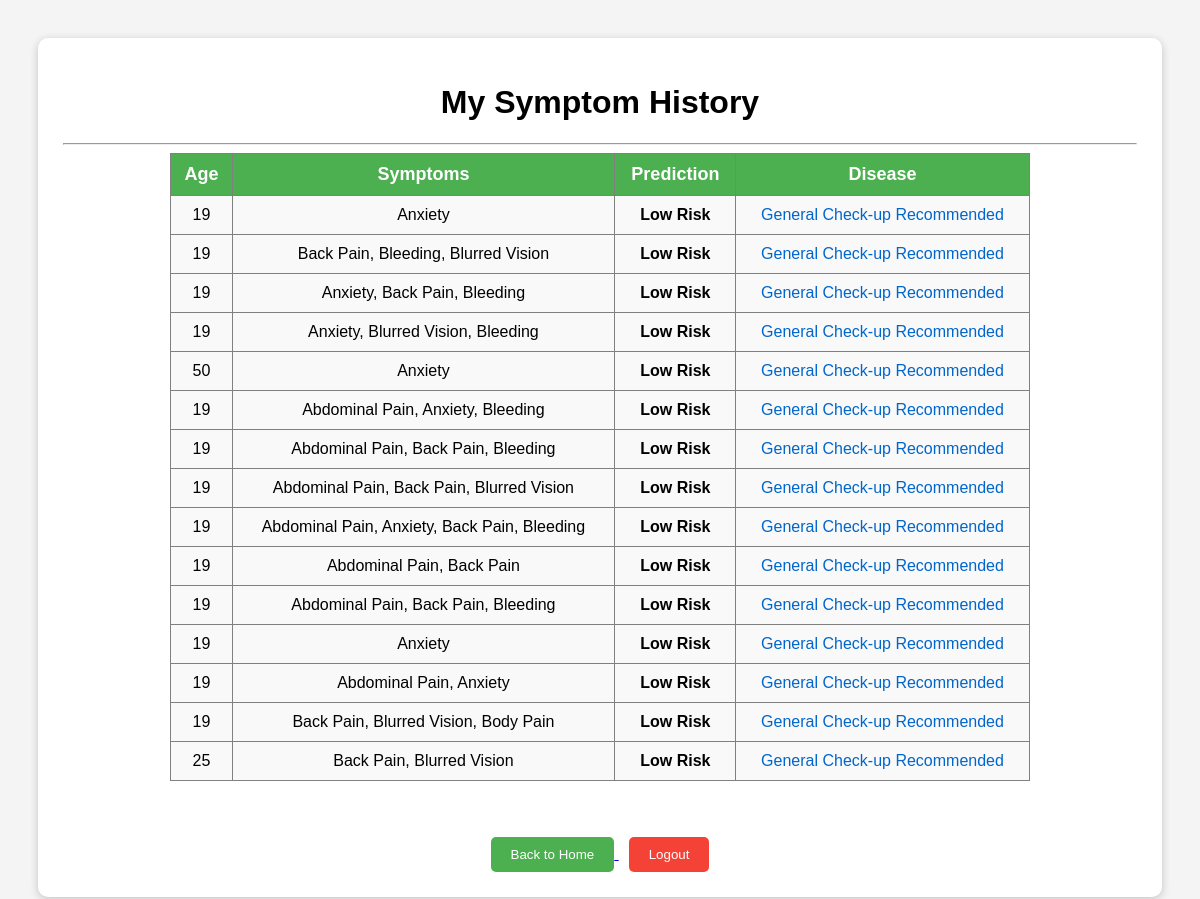
/history (signed in), run on an earlier commit of the app's database.
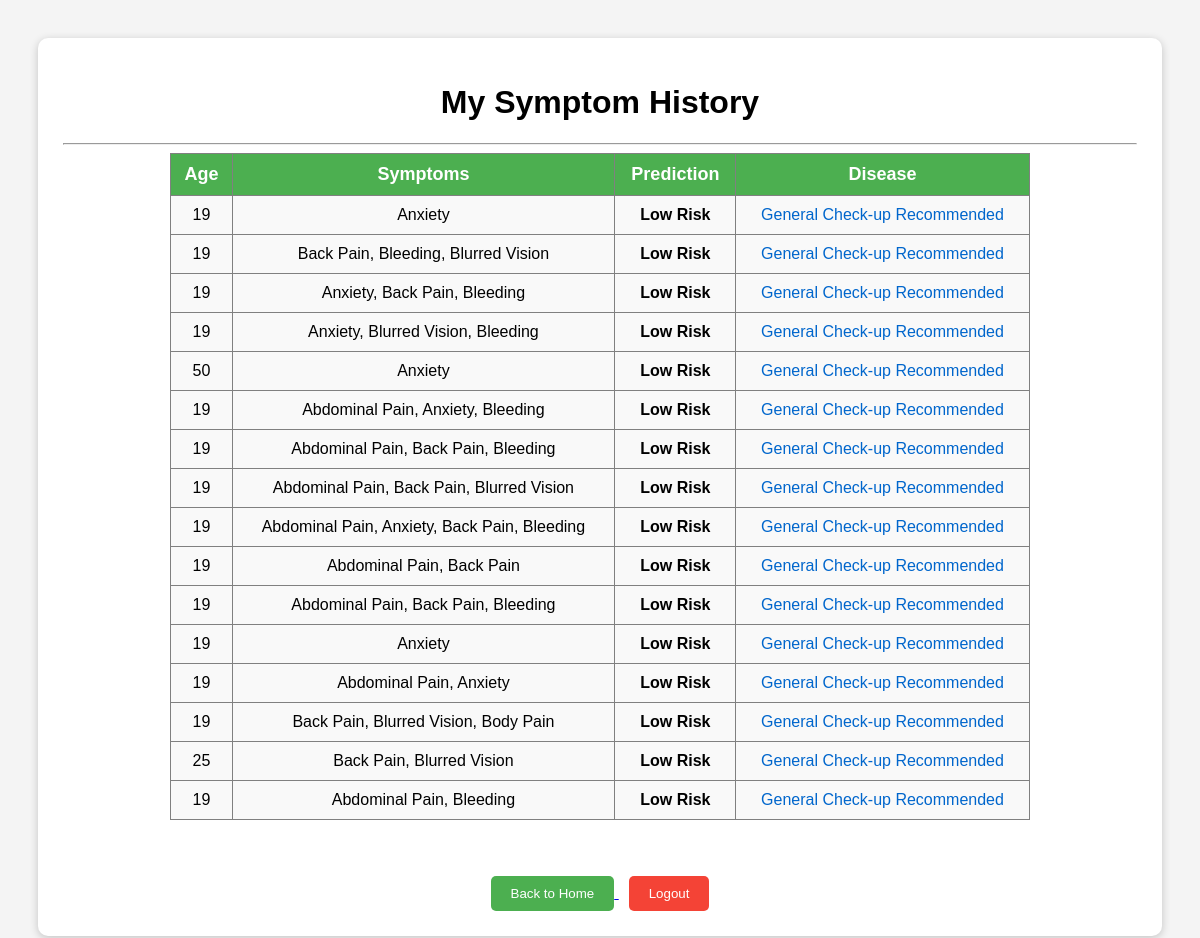
And on a later commit of the database.
### app.py (models this page shows)
class SymptomHistory(db.Model):
    __tablename__ = "symptom_history"
    id = db.Column(db.Integer, primary_key=True)
    username = db.Column(db.String(100), nullable=False)
    symptoms = db.Column(db.Text, nullable=False)
    prediction = db.Column(db.String(100), nullable=False)
    age = db.Column(db.Integer, nullable=False)
    disease = db.Column(db.String(200), nullable=False)

### app.py (the view)
@app.route("/history")
def history():
    username = session.get("username")
    if not username:
        return redirect(url_for("home"))
    history = SymptomHistory.query.filter_by(username=username).all()
    return render_template("history.html", history=history)

### templates/history.html (shortened to what this page needs)
<!DOCTYPE html>
<html>
<head>
</head>
<body style="font-family: Arial, sans-serif; padding: 30px; background-color: #f4f4f4;">
    <div style="background: white; padding: 25px; border-radius: 10px; box-shadow: 0 2px 8px rgba(0,0,0,0.2);">
<h1 style="text-align: center;">My Symptom History</h1>
<hr>
    <table border="1" cellpadding="10" cellspacing="0"
       style="margin: auto; width: 80%; border-collapse: collapse; text-align: center;">
        <tr style="background-color: #4CAF50; color: white; font-size: 18px;">
    <th>Age</th>
    <th>Symptoms</th>
    <th>Prediction</th>
    <th>Disease</th>
</tr>
        {% for record in history %}
        <tr style="background-color: #f9f9f9;">
            <td>{{ record.age }}</td>
            <td>{{ record.symptoms }}</td>
            <td><strong>{{ record.prediction }}</strong></td>
            <td style="color: #0066cc;">{{ record.disease }}</td>
        </tr>
        {% endfor %}
    </table>
    <br><br>
<div style="text-align: center; margin-top: 20px;">
    <a href="/" style="margin-right: 10px;">
        <button style="padding:10px 20px; background-color:#4CAF50; color:white; border:none; border-radius:5px; cursor:pointer;">
            Back to Home
        </button>
    </a>
    <a href="/logout">
        <button style="padding:10px 20px; background-color:#f44336; color:white; border:none; border-radius:5px; cursor:pointer;">
            Logout
        </button>
    </a>
</div>
    </div>
</body>
</html>

What changed in the data, as far as the page shows it:
added SymptomHistory: age "19", symptoms "Abdominal Pain, Bleeding", prediction "Low Risk", disease "General Check-up Recommended"
